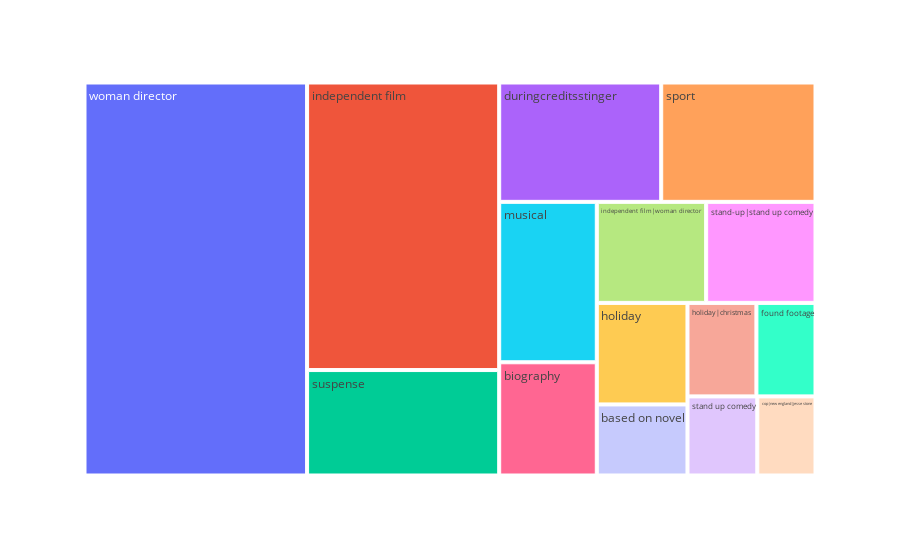

The code cell stored with this chart in its notebook:
### Code cell
fig = px.treemap(df10, path = ['keywords'], values = 'value')
fig.show()

### Figure 1 — Plotly figure (JSON) as saved in the notebook; plotly's stock layout.template omitted (floating-point values rounded to 4 significant figures)
{"data": [{"branchvalues": "total", "domain": {"x": [0, 1], "y": [0, 1]}, "hovertemplate": "labels=%{label}<br>value=%{value}<br>parent=%{parent}<br>id=%{id}<extra></extra>", "ids": ["based on novel", "biography", "cop|new england|jesse stone", "duringcreditsstinger", "found footage", "holiday", "holiday|christmas", "independent film", "independent film|woman director", "musical", "sport", "stand up comedy", "stand-up|stand up comedy", "suspense", "woman director"], "labels": ["based on novel", "biography", "cop|new england|jesse stone", "duringcreditsstinger", "found footage", "holiday", "holiday|christmas", "independent film", "independent film|woman director", "musical", "sport", "stand up comedy", "stand-up|stand up comedy", "suspense", "woman director"], "name": "", "parents": ["", "", "", "", "", "", "", "", "", "", "", "", "", "", ""], "type": "treemap", "values": [7, 12, 5, 21, 6, 10, 7, 60, 12, 17, 20, 6, 12, 22, 95]}], "layout": {"autosize": true, "legend": {"tracegroupgap": 0}, "margin": {"t": 60}}}
